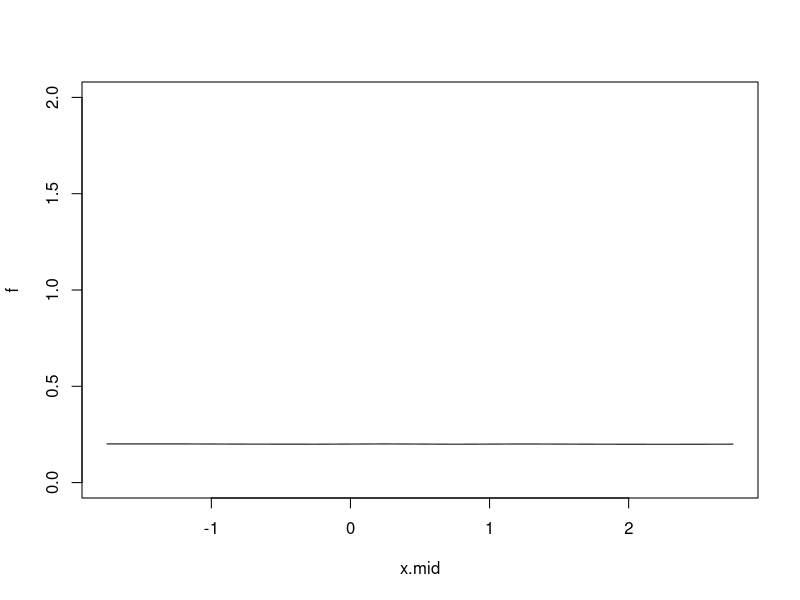
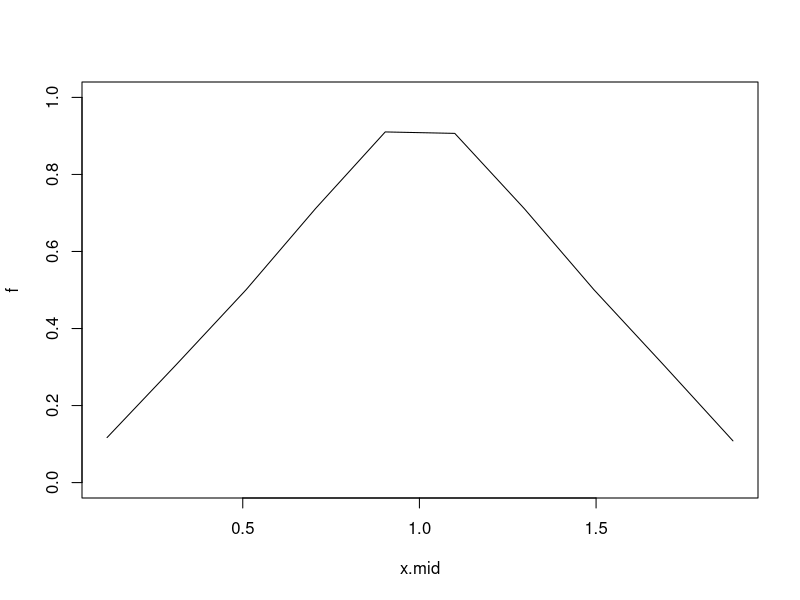

These figures' R source, in order: (Note: this script raises an error after producing the figures.)
# Write a code for approximating the PDF from a sample X of some distribution
# where n is the number of sub-intervals you will use
# The default window on the vertical axis is from 0 to 1

#a good n will help you decide which kind of PDF equation to use
PDF = function(X,n,y.min = 0,y.max = 1){
  a = min(X)
  b = max(X)
  N = length(X)
  s = (b-a)/n # spacing of the sub-intervals
  x = rep(NA,n+1)
  x.mid = rep(NA,n)
  for(i in 1:(n+1)){
    x[i] = a + (i-1)*s
  }
  
  for(i in 1:n){
    x.mid[i] = (.5)*( x[i+1] + x[i] )
  }
  
  f = rep(NA,n)
  for(i in 1:n){
    f[i] = sum( X > x[i] & X < x[i+1] )/(N*s)
  }
  plot(x.mid,f,type = "l",ylim = c(y.min,y.max) )
}
x=runif(1e6,min=-2,max=3)
PDF(x,10,y.min=0,y.max=2)

x=runif(50000)
y=runif(50000)
s=x+y
PDF(s,10)

x=runif(1e16)
y=x*x
PDF(y,10)
